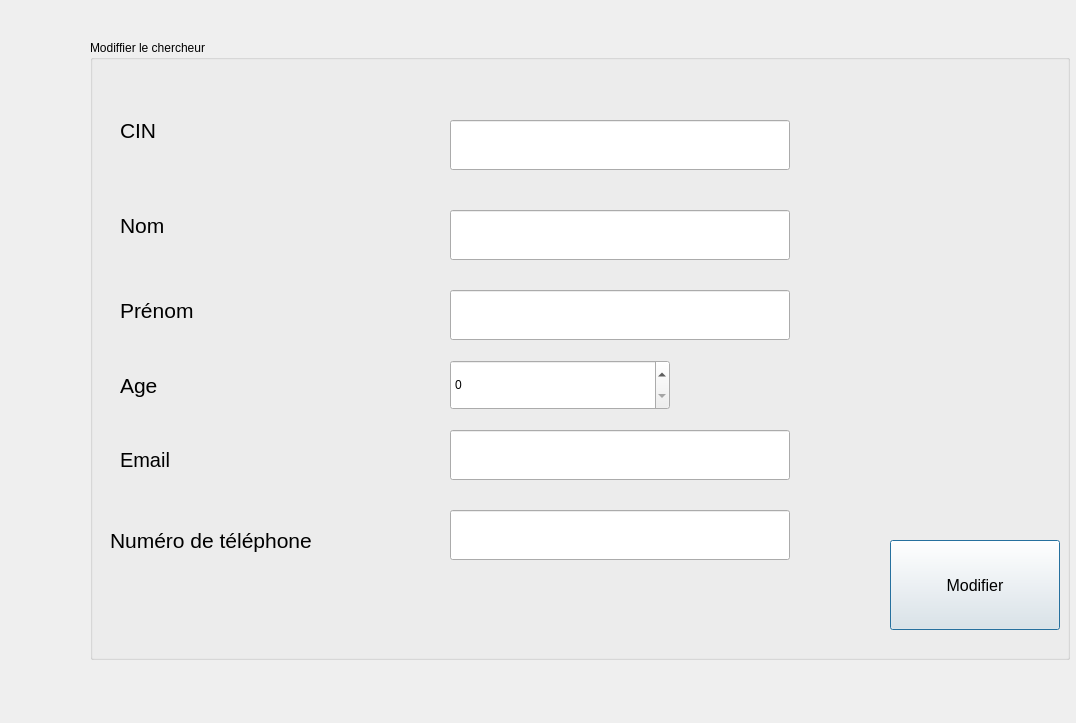
<?xml version="1.0" encoding="UTF-8"?>
<ui version="4.0">
 <class>Dialog</class>
 <widget class="QDialog" name="Dialog">
  <property name="geometry">
   <rect>
    <x>0</x>
    <y>0</y>
    <width>1076</width>
    <height>723</height>
   </rect>
  </property>
  <property name="windowTitle">
   <string>Dialog</string>
  </property>
  <widget class="QGroupBox" name="groupBox">
   <property name="geometry">
    <rect>
     <x>90</x>
     <y>40</y>
     <width>980</width>
     <height>620</height>
    </rect>
   </property>
   <property name="title">
    <string>Modiffier le chercheur</string>
   </property>
   <widget class="QLineEdit" name="lineEdit_email_chercheur_modif">
    <property name="geometry">
     <rect>
      <x>360</x>
      <y>390</y>
      <width>340</width>
      <height>50</height>
     </rect>
    </property>
   </widget>
   <widget class="QLabel" name="label_4">
    <property name="geometry">
     <rect>
      <x>30</x>
      <y>390</y>
      <width>120</width>
      <height>60</height>
     </rect>
    </property>
    <property name="font">
     <font>
      <pointsize>15</pointsize>
     </font>
    </property>
    <property name="text">
     <string>Email</string>
    </property>
   </widget>
   <widget class="QLineEdit" name="lineEdit_cin_chercheur_modif">
    <property name="geometry">
     <rect>
      <x>360</x>
      <y>80</y>
      <width>340</width>
      <height>50</height>
     </rect>
    </property>
   </widget>
   <widget class="QLineEdit" name="lineEdit_telephone_chercheur_modif">
    <property name="geometry">
     <rect>
      <x>360</x>
      <y>470</y>
      <width>340</width>
      <height>50</height>
     </rect>
    </property>
    <property name="styleSheet">
     <string notr="true">QPushButton{border-radius:13px;
margin-top :5px;
background-color:gris doha ;
border:2px solid white; }
QPushButton:hover{color:white ; 
background-color: gris doha;
border:2px solid white; }</string>
    </property>
   </widget>
   <widget class="QLineEdit" name="nom_cherchreur_lineEdit_modif">
    <property name="geometry">
     <rect>
      <x>360</x>
      <y>170</y>
      <width>340</width>
      <height>50</height>
     </rect>
    </property>
    <property name="styleSheet">
     <string notr="true">QPushButton{border-radius:13px;
margin-top :5px;
background-color:gris doha ;
border:2px solid white; }
QPushButton:hover{color:white ; 
background-color: gris doha;
border:2px solid white; }</string>
    </property>
   </widget>
   <widget class="QLabel" name="label">
    <property name="geometry">
     <rect>
      <x>30</x>
      <y>160</y>
      <width>110</width>
      <height>50</height>
     </rect>
    </property>
    <property name="font">
     <font>
      <pointsize>16</pointsize>
     </font>
    </property>
    <property name="text">
     <string>Nom</string>
    </property>
   </widget>
   <widget class="QSpinBox" name="spinBox_age_chercheur_modif">
    <property name="geometry">
     <rect>
      <x>360</x>
      <y>320</y>
      <width>220</width>
      <height>50</height>
     </rect>
    </property>
   </widget>
   <widget class="QLabel" name="label_16">
    <property name="geometry">
     <rect>
      <x>30</x>
      <y>60</y>
      <width>120</width>
      <height>60</height>
     </rect>
    </property>
    <property name="font">
     <font>
      <pointsize>16</pointsize>
     </font>
    </property>
    <property name="text">
     <string>CIN</string>
    </property>
   </widget>
   <widget class="QLabel" name="label_2">
    <property name="geometry">
     <rect>
      <x>30</x>
      <y>240</y>
      <width>130</width>
      <height>60</height>
     </rect>
    </property>
    <property name="font">
     <font>
      <pointsize>16</pointsize>
     </font>
    </property>
    <property name="text">
     <string>Prénom</string>
    </property>
   </widget>
   <widget class="QLineEdit" name="lineEdit_prenom_chercheur_Modif">
    <property name="geometry">
     <rect>
      <x>360</x>
      <y>250</y>
      <width>340</width>
      <height>50</height>
     </rect>
    </property>
   </widget>
   <widget class="QLabel" name="label_5">
    <property name="geometry">
     <rect>
      <x>20</x>
      <y>470</y>
      <width>341</width>
      <height>60</height>
     </rect>
    </property>
    <property name="font">
     <font>
      <pointsize>16</pointsize>
     </font>
    </property>
    <property name="text">
     <string>Numéro de téléphone</string>
    </property>
   </widget>
   <widget class="QLabel" name="label_3">
    <property name="geometry">
     <rect>
      <x>30</x>
      <y>310</y>
      <width>110</width>
      <height>70</height>
     </rect>
    </property>
    <property name="font">
     <font>
      <pointsize>16</pointsize>
     </font>
    </property>
    <property name="text">
     <string>Age</string>
    </property>
   </widget>
   <widget class="QPushButton" name="pushButton_Modifier_2">
    <property name="geometry">
     <rect>
      <x>800</x>
      <y>500</y>
      <width>170</width>
      <height>90</height>
     </rect>
    </property>
    <property name="font">
     <font>
      <pointsize>12</pointsize>
     </font>
    </property>
    <property name="text">
     <string>Modifier</string>
    </property>
    <property name="icon">
     <iconset>
      <normaloff>../C++/Projet/modifier-le-fichier.png</normaloff>../C++/Projet/modifier-le-fichier.png</iconset>
    </property>
    <property name="iconSize">
     <size>
      <width>45</width>
      <height>45</height>
     </size>
    </property>
   </widget>
  </widget>
 </widget>
 <resources/>
 <connections/>
</ui>
